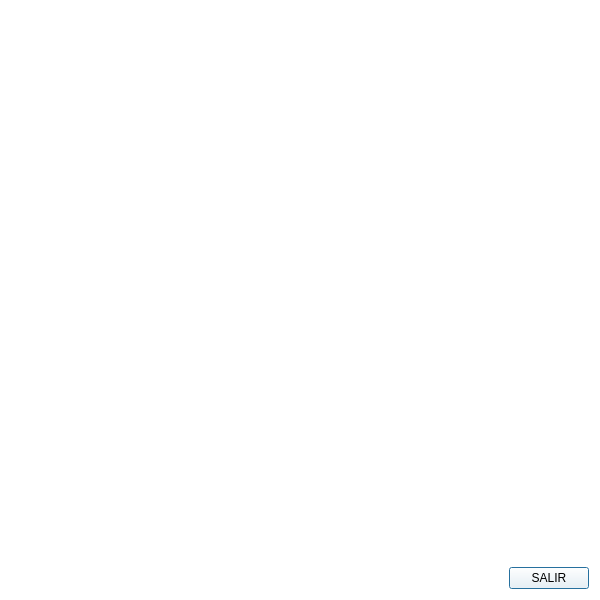
<?xml version="1.0" encoding="UTF-8"?>
<ui version="4.0">
 <class>Dialog</class>
 <widget class="QDialog" name="Dialog">
  <property name="geometry">
   <rect>
    <x>0</x>
    <y>0</y>
    <width>600</width>
    <height>600</height>
   </rect>
  </property>
  <property name="windowTitle">
   <string>Dragón</string>
  </property>
  <property name="styleSheet">
   <string notr="true">background-color: rgb(255, 255, 255);</string>
  </property>
  <layout class="QGridLayout" name="gridLayout">
   <item row="0" column="2">
    <spacer name="verticalSpacer">
     <property name="orientation">
      <enum>Qt::Vertical</enum>
     </property>
     <property name="sizeHint" stdset="0">
      <size>
       <width>20</width>
       <height>450</height>
      </size>
     </property>
    </spacer>
   </item>
   <item row="1" column="0">
    <spacer name="horizontalSpacer">
     <property name="orientation">
      <enum>Qt::Horizontal</enum>
     </property>
     <property name="sizeHint" stdset="0">
      <size>
       <width>393</width>
       <height>20</height>
      </size>
     </property>
    </spacer>
   </item>
   <item row="1" column="1" colspan="2">
    <widget class="QPushButton" name="pushButton">
     <property name="text">
      <string>SALIR</string>
     </property>
    </widget>
   </item>
  </layout>
 </widget>
 <resources/>
 <connections/>
</ui>
